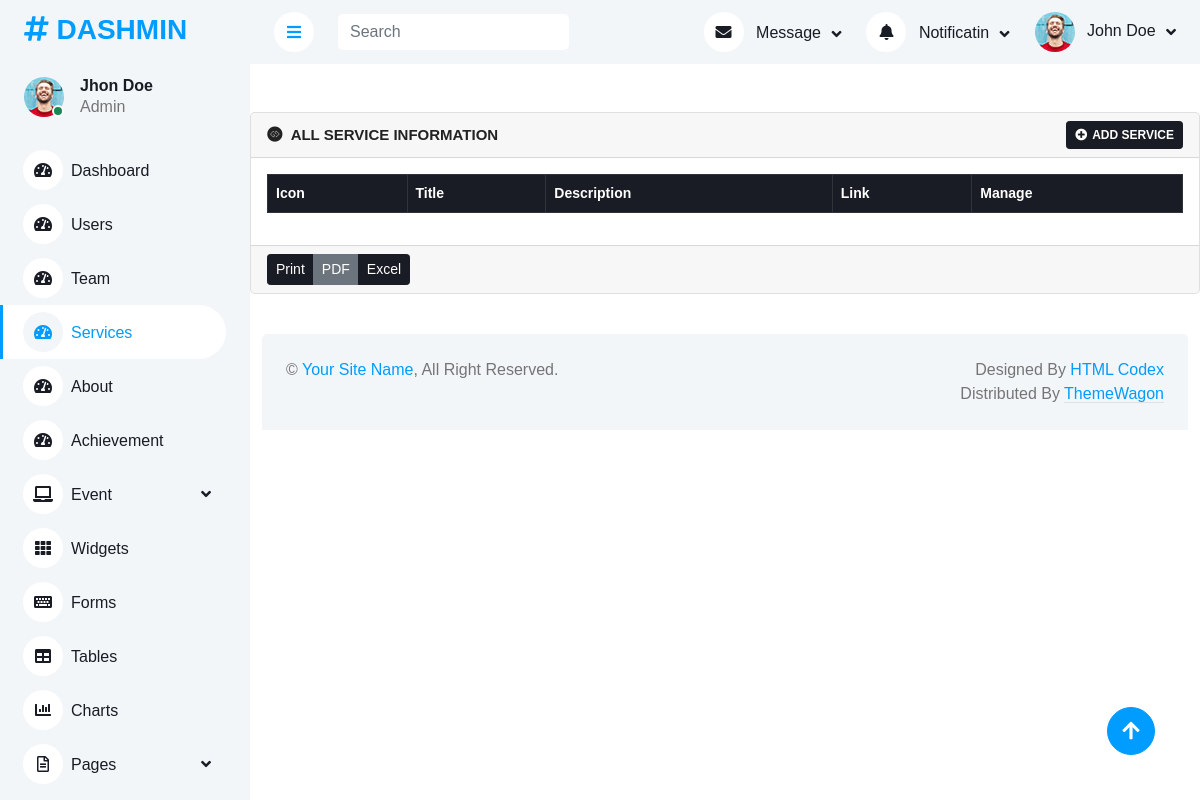
The app's page /dashboard/all-services.php, older data.
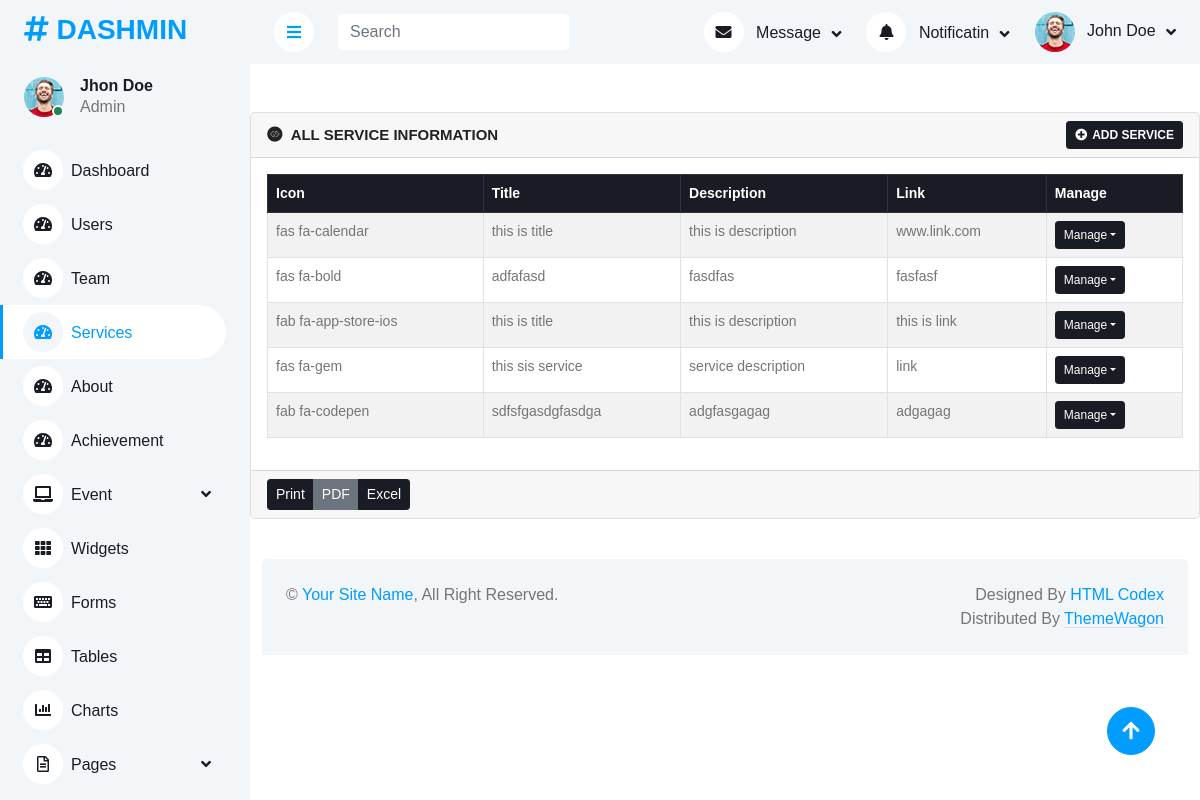
The same page, newer data.
### tables this page shows
CREATE TABLE `tbl_services` (
  `service_id` int(11) NOT NULL,
  `service_icon` varchar(25) NOT NULL,
  `service_title` varchar(25) NOT NULL,
  `service_description` text NOT NULL,
  `service_link` text NOT NULL
);

### class/Config.php (called while the page is built, shortened)
<?php
class Config{
   public function __construct()
   {
      $this->con = new mysqli('localhost','root','','cater_serv');
   }
}

### class/Services.php (called while the page is built, shortened)
<?php
include_once('Config.php');
class Services extends Config
{
   public function view()
   {
      $sql = "SELECT * FROM `tbl_services`";
      return mysqli_query($this->con, $sql);
   }
}

### dashboard/all-services.php (the view, shortened to what this page needs)
<?php
include_once('../class/Services.php');
?>
<div class="content">
  <div class="row">
    <div class="col-md-12">
      <div class="card mb-3 mt-5">
        <div class="card-header">
          <div class="row">
            <div class="col-md-8 card_title_part">
              <i class="fab fa-gg-circle"></i> All Service Information
            </div>
            <div class="col-md-4 card_button_part">
              <a href="add-services.php" class="btn btn-sm btn-dark"><i class="fas fa-plus-circle"></i>Add Service</a>
            </div>
          </div>
        </div>
        <div class="card-body">
          <table class="table table-bordered table-striped table-hover custom_table">
            <thead class="table-dark">
              <tr>
                <th>Icon</th>
                <th>Title</th>
                <th>Description</th>
                <th>Link</th>
                <th>Manage</th>
              </tr>
            </thead>
            <tbody>
              <?php
              $objServices = new Services();
              $query = $objServices->view();
              while ($data = mysqli_fetch_assoc($query)) {
              ?>
                <tr>
                  <td><?= $data['service_icon']; ?></td>
                  <td><?= $data['service_title']; ?></td>
                  <td><?= $data['service_description']; ?></td>
                  <td><?= $data['service_link']; ?></td>
                  <td>
                    <div class="btn-group btn_group_manage" role="group">
                      <button type="button" class="btn btn-sm btn-dark dropdown-toggle" data-bs-toggle="dropdown" aria-expanded="false">Manage</button>
                    </div>
                  </td>
                </tr>
              <?php
              }
              ?>
            </tbody>
          </table>
        </div>
        <div class="card-footer">
          <div class="btn-group" role="group" aria-label="Button group">
            <button type="button" class="btn btn-sm btn-dark">Print</button>
            <button type="button" class="btn btn-sm btn-secondary">PDF</button>
            <button type="button" class="btn btn-sm btn-dark">Excel</button>
          </div>
        </div>
      </div>
    </div>

Row changes from the older to the newer data that the page shows:
added tbl_services: service_icon "fas fa-calendar", service_title "this is title", service_description "this is description", service_link "www.link.com"
added tbl_services: service_icon "fas fa-bold", service_title "adfafasd", service_description "fasdfas", service_link "fasfasf"
added tbl_services: service_icon "fab fa-app-store-ios", service_title "this is title", service_description "this is description", service_link "this is link"
added tbl_services: service_icon "fas fa-gem", service_title "this sis service", service_description "service description", service_link "link"
added tbl_services: service_icon "fab fa-codepen", service_title "sdfsfgasdgfasdga", service_description "adgfasgagag", service_link "adgagag"
